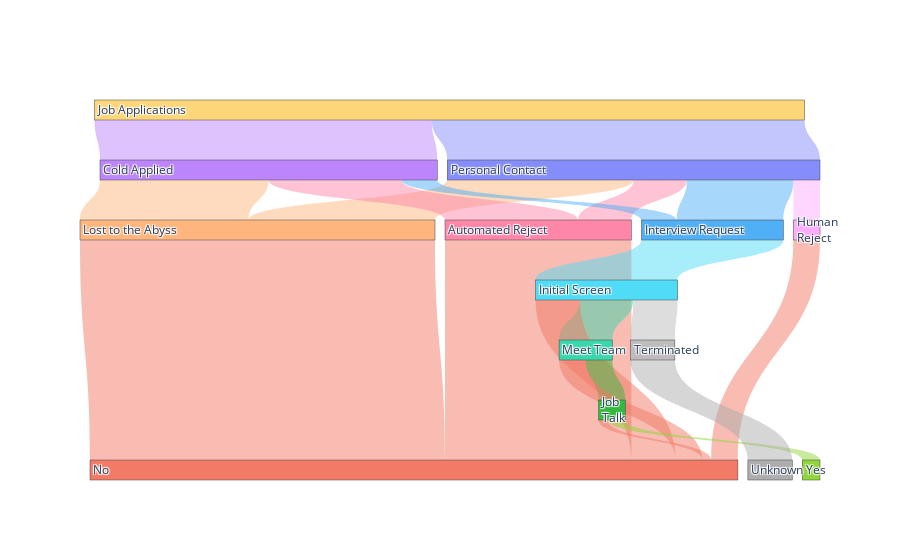

The code cell stored with this chart in its notebook:
### Code cell
fig = go.Figure(go.Sankey(
    arrangement = "snap",
    node = {
        "label": node_labels,
        "color":[node_color[node_map[x]] for x in node_sort],
# 'Job App',
# 'Personal Contact','Cold Applied',
# 'Abyss','Automated Reject','Human Reject','Interview',
# 'Screen','Meet Team','Job Talk','Terminated',
# 'No','Yes','Unknown']

#         "x": [0.0, 
#               0.1, 0.1, 
#               0.2, 0.2, 0.2, 0.2,
#               0.25, 
#               0.3, 0.4, 0.35,
#               0.5, 0.5, 0.5,],
#         "y": [0, 
#               0.55, 1.85, 
#               1.9, 1.0, 0.55, 0.2,
#               0.2, 0.2, 0.2, -0.01,
#               1.4, 0.2, -0.01,],
        'pad':10},  # 10 Pixels
    link = {
        "source": sdf['source_idx'].values,
        "target": sdf['target_idx'].values,
        "value": sdf['count'].values,
        "color": sdf["target_color"].values
    },
    orientation = 'v',
),
)

fig.show()

### Figure 1 — Plotly figure (JSON) as saved in the notebook; plotly's stock layout.template omitted (floating-point values rounded to 4 significant figures)
{"data": [{"arrangement": "snap", "link": {"color": ["rgba(0.522,0.553,0.984,0.5)", "rgba(0.737,0.522,0.984,0.5)", "rgba(0.996,0.710,0.494,0.5)", "rgba(0.996,0.529,0.663,0.5)", "rgba(0.996,0.678,0.996,0.5)", "rgba(0.318,0.686,0.961,0.5)", "rgba(0.996,0.710,0.494,0.5)", "rgba(0.996,0.529,0.663,0.5)", "rgba(0.318,0.686,0.961,0.5)", "rgba(0.949,0.478,0.404,0.5)", "rgba(0.949,0.478,0.404,0.5)", "rgba(0.949,0.478,0.404,0.5)", "rgba(0.314,0.863,0.965,0.5)", "rgba(0.227,0.843,0.675,0.5)", "rgba(0.741,0.733,0.741,0.5)", "rgba(0.949,0.478,0.404,0.5)", "rgba(0.204,0.722,0.239,0.5)", "rgba(0.949,0.478,0.404,0.5)", "rgba(0.949,0.478,0.404,0.5)", "rgba(0.561,0.839,0.227,0.5)", "rgba(0.678,0.678,0.678,0.5)"], "source": [0, 0, 1, 1, 1, 1, 2, 2, 2, 3, 4, 5, 6, 7, 7, 7, 8, 8, 9, 9, 10], "target": [1, 2, 3, 4, 5, 6, 3, 4, 6, 11, 11, 11, 7, 8, 10, 11, 9, 11, 11, 12, 13], "value": [42, 38, 21, 6, 3, 12, 19, 15, 4, 40, 21, 3, 16, 6, 5, 5, 3, 3, 1, 2, 5]}, "node": {"color": ["#fed67a", "#858dfb", "#bc85fb", "#FEB57E", "#fe87a9", "#feadfe", "#51AFF5", "#50dcf6", "#3ad7ac", "#34B83D", "#BDBBBD", "#f27a67", "#8FD63A", "#adadad"], "label": ["Job Applications", "Personal Contact", "Cold Applied", "Lost to the Abyss", "Automated Reject", "Human<br>Reject", "Interview Request", "Initial Screen", "Meet Team", "Job<br>Talk", "Terminated", "No", "Yes", "Unknown"], "pad": 10}, "orientation": "v", "type": "sankey"}], "layout": {}}
